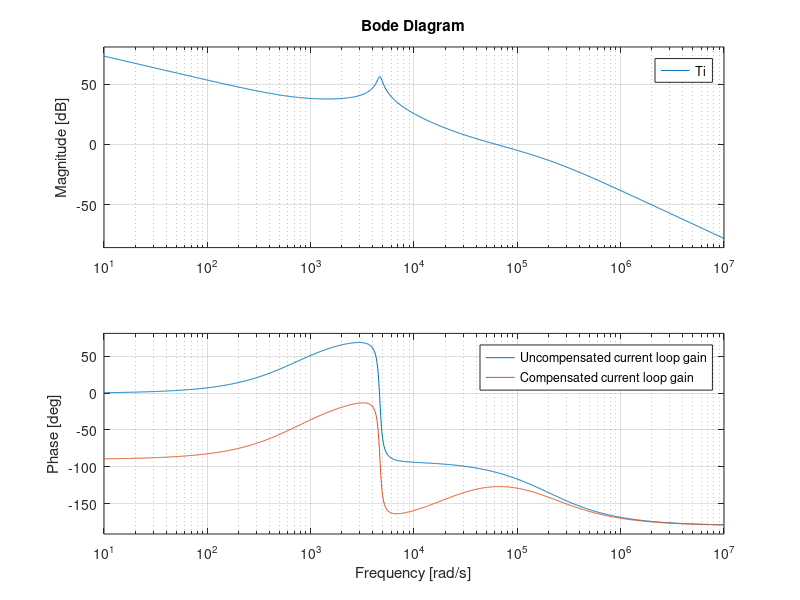
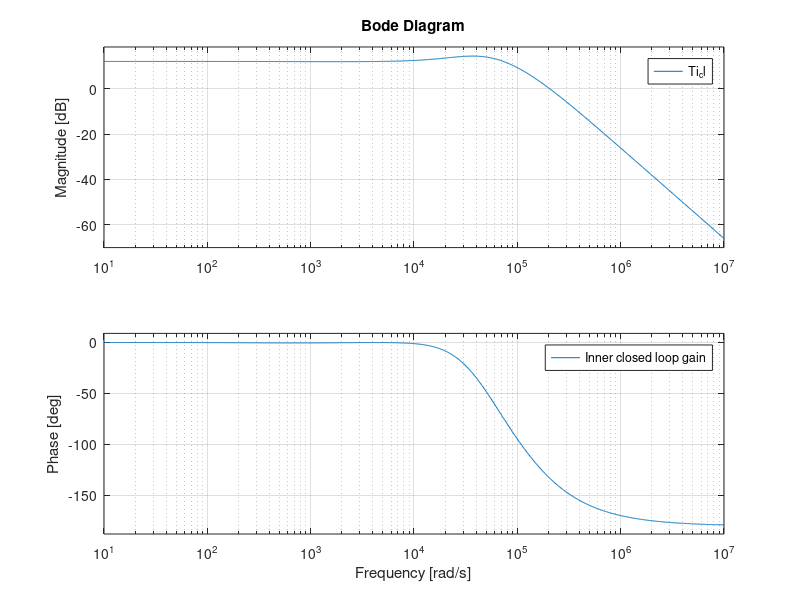
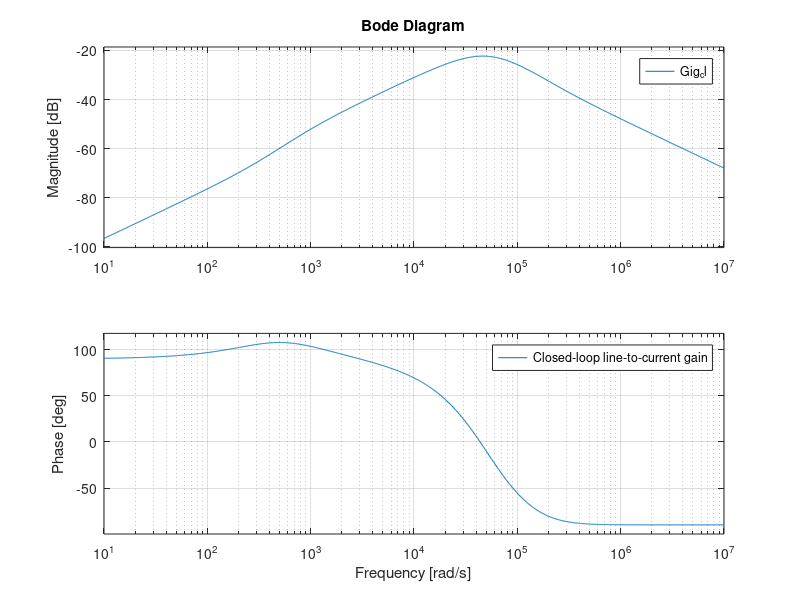
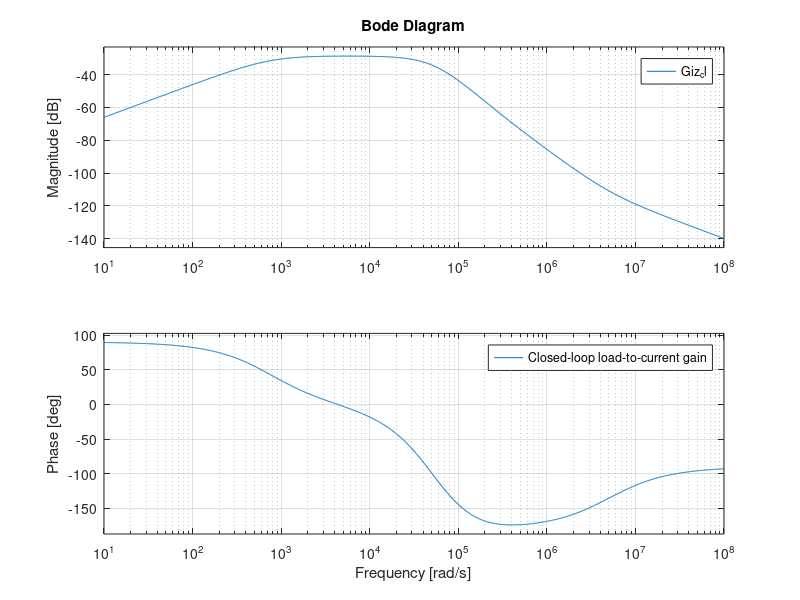

These charts were generated, in order, by the following MATLAB code:
%% Converter ratings
Vg=170;             % Input voltage
V=400;              % Output voltage

P=2000;             % Output power
Iload=P/V;              % Load current
R=V/Iload;              % Load resistance

fsw=100e3;           % Switching frequency
Tsw=1/fsw;           % Switching period

%Inductor
L=250e-6;             % Inductance
RL=10e-3;            % Internal resistance

%Capacitor
C=33e-6;             % Capacitance
Resr=6e-3;           % ESR value

%Mosfet
Rdson=8e-3;          % On-state resistance
Vf=0.78;             % Anti-paralel diode forward voltage

VM = 4;             % Peak value of PWM sawtooth wave

Rf = 0.25;          % Current sensing resistance
H = 0.0075;         % Voltage sensing gain

Vref = H*V;

Tsamp_dc = Tsw/2;    % Sampling delay

%% DC analysis

% Duty cycle
D=1-((Vg+sqrt(Vg^2-4*V^2*((RL+Rdson)/R)))/(2*V))      % Duty cycle value

% Inductor current
I = V/(R*(1-D))

% Efficiency
nd = 1/(1+(RL+Rdson)/(R*(1-D)^2)) 
%% Small signal AC analysis
s=tf('s')

Re=RL+Rdson

%Gvd - duty cycle-to-output voltage TF
Gvd=((1-D)*(1+s*C*Resr)*(V-I*((s*L+Re)/(1-D))))/(((L*C*(R+Resr))/R)*s^2+((R*Re*C+Resr*Re*C+Resr*R*C*(1-D)^2+L)/R)*s+((Re/R)+(1-D)^2))

%Gid - duty cycle-to-inductor current TF
Gid=(2*V*(1+s*C*((R/2)+Resr)))/((L*C*(R+Resr))*s^2+(R*Re*C+Resr*Re*C+Resr*R*C*(1-D)^2+L)*s+(Re+R*(1-D)^2))

%Gvg - line-to-output voltage TF
Gvg=((1-D)*(1+s*C*Resr))/(((L*C*(R+Resr))/R)*s^2+((R*Re*C+Resr*Re*C+Resr*R*C*(1-D)^2+L)/R)*s+((Re/R)+(1-D)^2))

%Gig - line-to-inductor current TF
Gig=(1+s*C*(R+Resr))/((L*C*(R+Resr))*s^2+(R*Re*C+Resr*Re*C+Resr*R*C*(1-D)^2+L)*s+(Re+R*(1-D)^2))

%Zout - output impedance TF
Zout=(-(1+s*C*Resr)*(s*L+Re))/(((L*C*(R+Resr))/R)*s^2+((R*Re*C+Resr*Re*C+Resr*R*C*(1-D)^2+L)/R)*s+((Re/R)+(1-D)^2))

%Giz - load-to-inductor current TF
Giz=((1-D)*(1+s*C*Resr))/(((L*C*(R+Resr))/R)*s^2+((R*Re*C+Resr*Re*C+Resr*R*C*(1-D)^2+L)/R)*s+((Re/R)+(1-D)^2))


%% Compensator design

% Sampling delay TF
Hsamp = 1/(1+s*Tsamp_dc)

% Inner current loop design

Tiu = Rf*(1/VM)*Hsamp*Gid;  % Uncompensated current loop gain
Tiu_fw = Tiu/Rf;            % Forward uncomp. current loop gain
Kpc_boost = 0.618;          % Kp of current controller
Kic_boost = 13590;          % Ki of current controller
Gci = Kpc_boost+Kic_boost/s;    % Current controller
Ti = Tiu*Gci;                   % Compensated current loop gain

Ti_cl = (1/Rf)*(Ti/(1+Ti));    % Inner closed loop gain
Gig_cl = Gig/(1+Ti);            % Closed-loop line-to-current gain
Giz_cl = Giz/(1+Ti);            % Closed-loop load-to-current gain

figure(1)
bode(Tiu)
hold on
bode(Ti)
legend('Uncompensated current loop gain','Compensated current loop gain')

figure(2)
bode(Ti_cl)
legend('Inner closed loop gain')

figure(3)
bode(Gig_cl)
legend('Closed-loop line-to-current gain')


figure(4)
bode(Giz_cl)
legend('Closed-loop load-to-current gain')




% Outer voltage loop design

Gvc = (1/Rf)*(Gvd/Gid)*(Ti/(1+Ti))  % Control-to-output voltage transfer function
Tvu = H*Gvc;                        % Uncompensated voltage loop gain
Kpv_boost = 15.62;                  % Kp of voltage controller
Kiv_boost = 25396;                  % Ki of voltage controller
Gcv = Kpv_boost+Kiv_boost/s;        % Voltage controller
Tv = Tvu*Gcv;         % Compensated voltage loop gain

Tv_cl = (1/H)*(Tv/(1+Tv));    % Inner closed loop gain
Gvg_cl = (Gvg-(Gvd/Gid)*Gig*(Ti/(1+Ti)))/(1+Tv);     % Closed-loop line-to-output gain
Zout_cl = (Zout-(Gvd/Gid)*Giz*(Ti/(1+Ti)))/(1+Tv);     % Closed-loop output impedance


figure(5)
bode(Tvu)
hold on
bode(Tv)
legend('Uncompensated voltage loop gain','Compensated voltage loop gain')

figure(6)
bode(Tv_cl)
legend('Outer closed loop gain')

figure(7)
bode(Gvg_cl)
legend('Closed-loop line-to-output gain')

figure(8)
bode(Zout_cl)
legend('Closed-loop output impedance bode plot')

